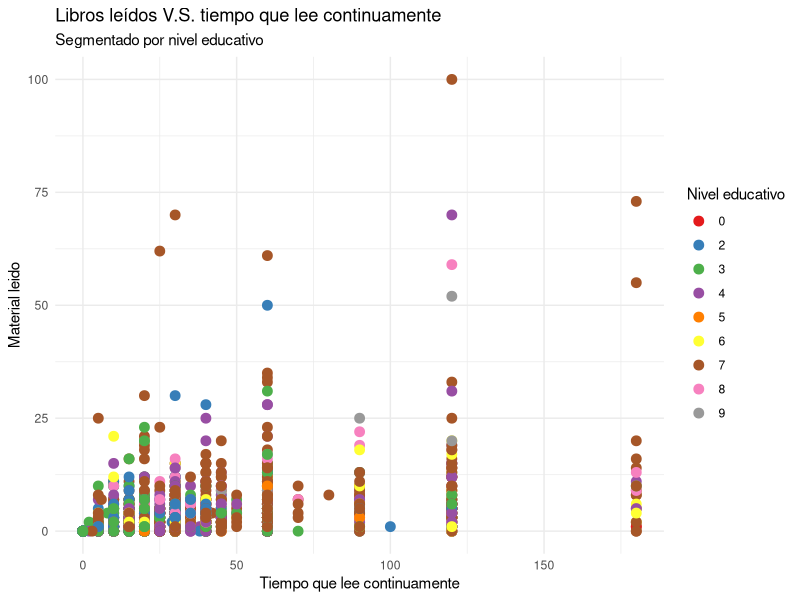
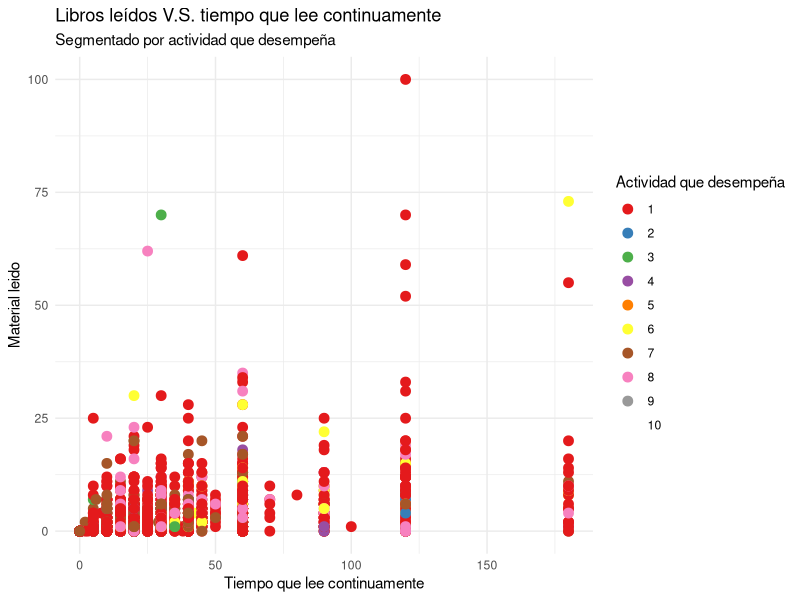

Write the R code that produced these figures, in order.
## ---- chunk 1
library(tidyverse)
library(here)

Mfinal = read.csv("DATA.csv")

## ---- chunk 2
ggplot(Mfinal, aes(x=p26, y=material_leido,color=as.factor(nivel)))+ geom_point(size=3) +  scale_color_brewer(palette = "Set1")+ labs(title="Libros leídos V.S. tiempo que lee continuamente", subtitle="Segmentado por nivel educativo", x="Tiempo que lee continuamente",y="Material leido", color="Nivel educativo")+ theme_minimal()
## ---- chunk 3
ggplot(Mfinal, aes(x=p26, y=material_leido,color=as.factor(cond_act)))+ geom_point(size=3, ) +  scale_color_brewer(palette = "Set1")  + labs(title="Libros leídos V.S. tiempo que lee continuamente", subtitle="Segmentado por actividad que desempeña", x="Tiempo que lee continuamente",y="Material leido", color="Actividad que desempeña")+ theme_minimal()
